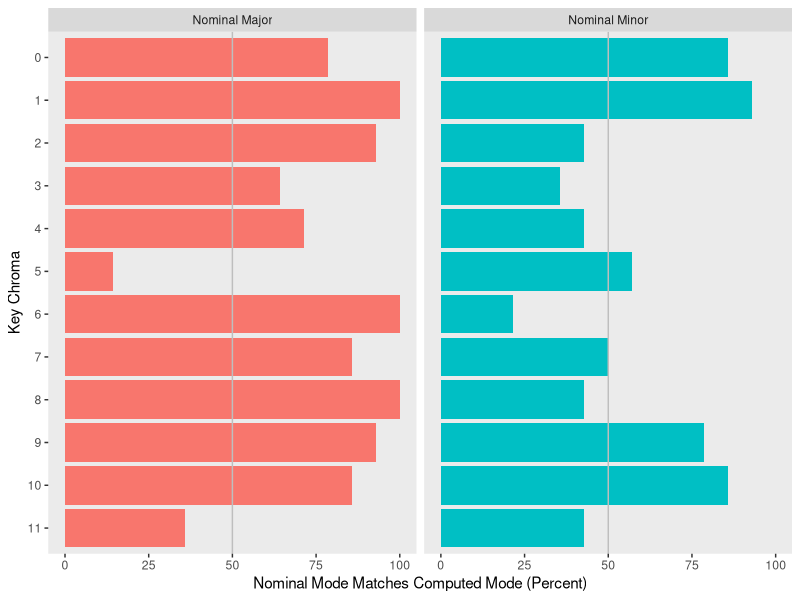
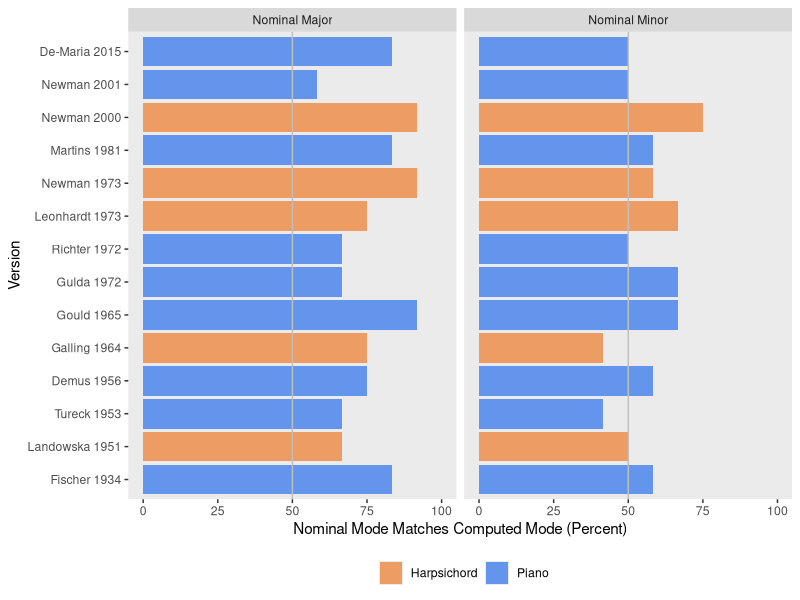
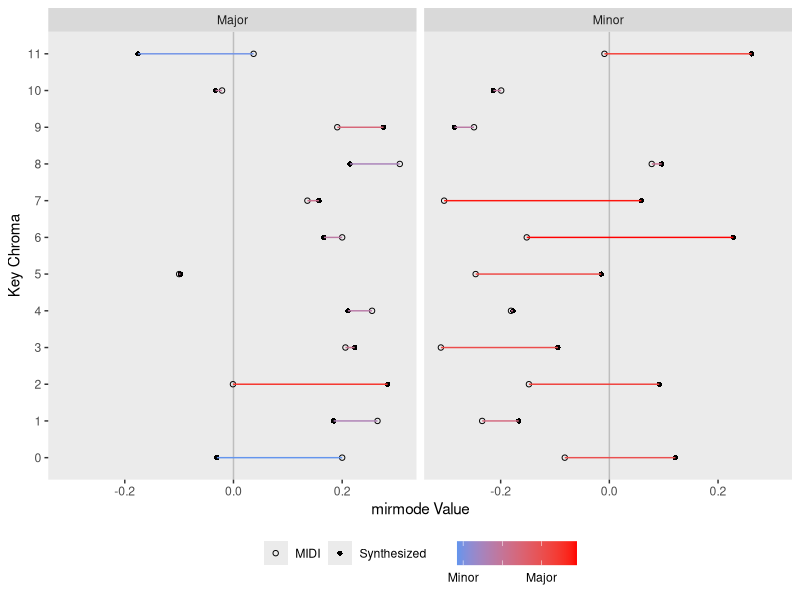
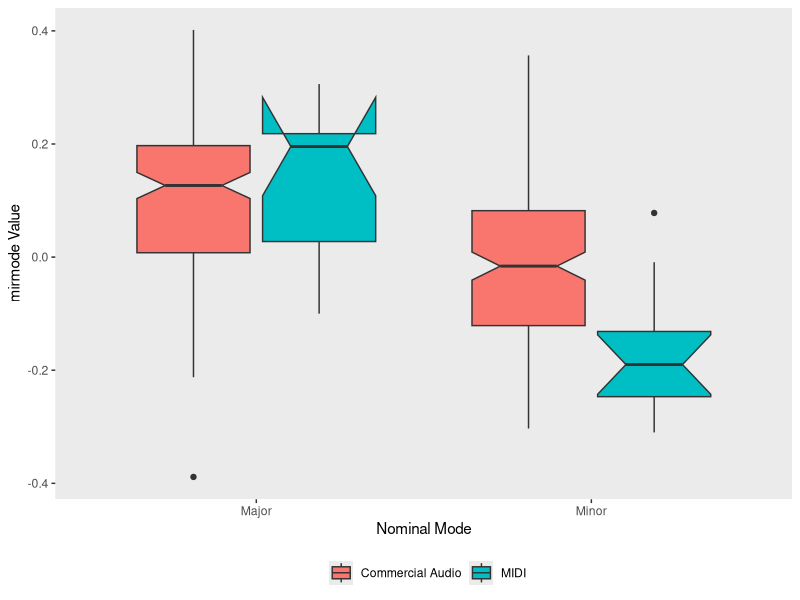
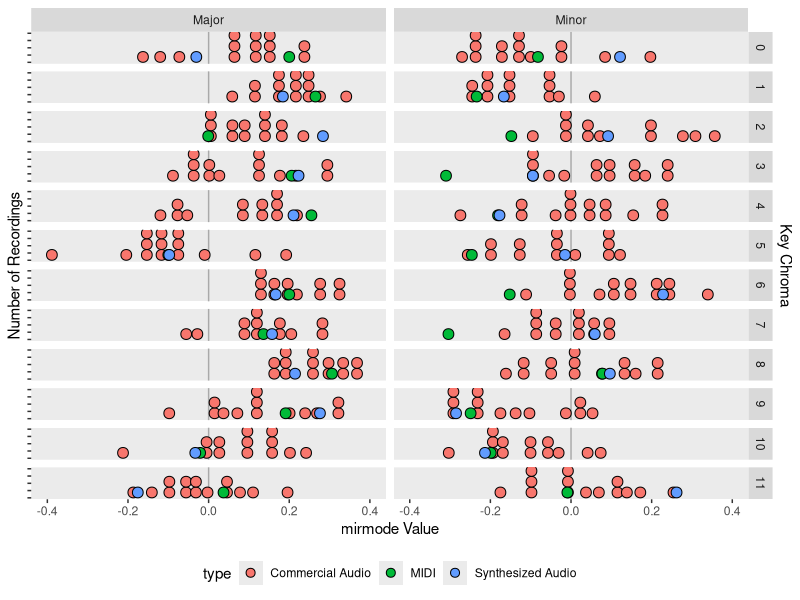
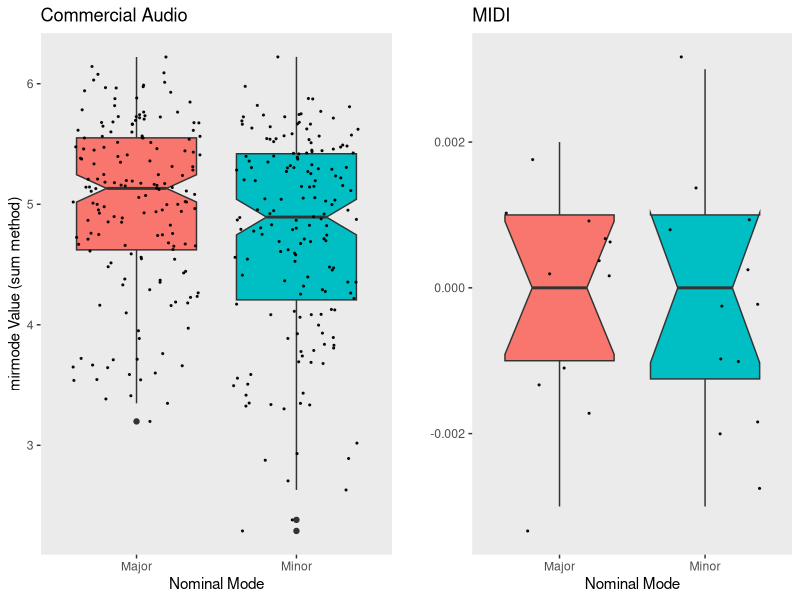
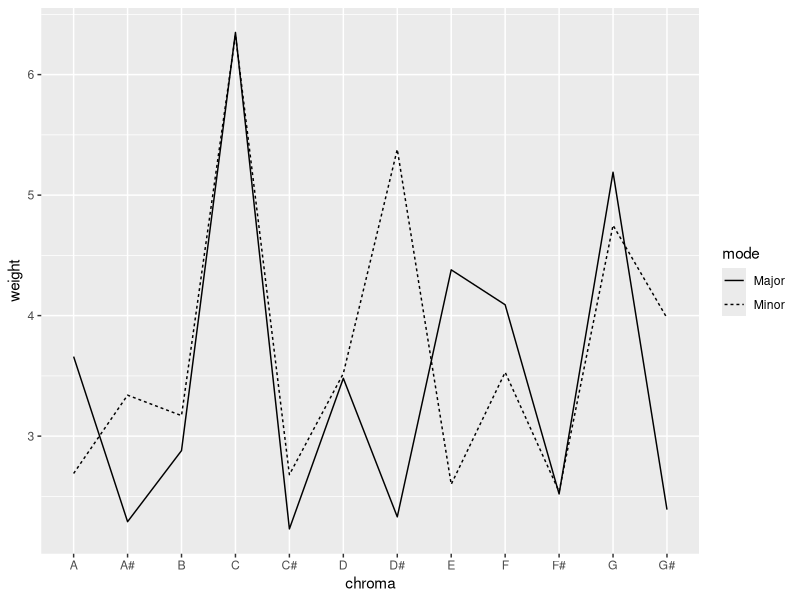
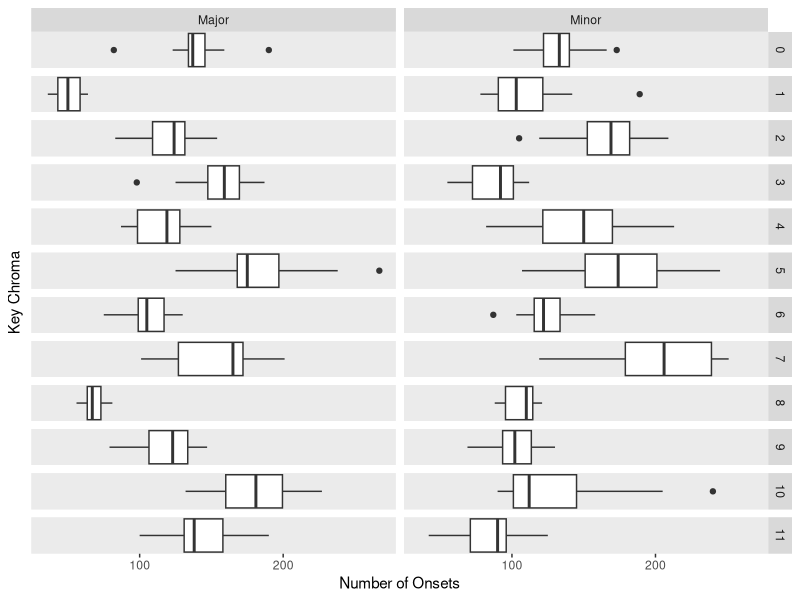

Generate these figures, in order, with R: (Note: this script raises an error after producing the figures.)
## ---- chunk 1
#curl::curl_download("https://mcmasteru365-my.sharepoint.com/:u:/g/personal/swierckj_mcmaster_ca/EcKH5DYXUBJFllOak8qPDbgBwivwP91yYPgLnCmezEfvqA?download=1", paste(getwd(),"/stimuli.zip", sep =""))
#matlabr::run_matlab_script("mirmode_mirtoolbox.m")
## ---- chunk 2
#unlink("stimuli.zip") 
## ---- chunk 3
knitr::opts_chunk$set(echo = FALSE, message = FALSE, warning = FALSE)
library(ggplot2)
library(data.table)
library(ggpubr)
dir.create("plots")
dir.create("plots/pcd")
dir.create("plots/chromagrams")
dir.create("plots/prelude_dotplots")
###############################################################################
# Metadata
metadata <- data.frame(read.csv("data/metadata.csv",
                                          header = TRUE))
metadata_table <- data.frame(metadata$Artist,
                             metadata$Year.Recorded,
                             metadata$Year.Released,
                             metadata$Instrument)
metadata_table <- metadata_table[-c(1),]
metadata_table <- metadata_table[order(as.numeric(metadata_table$metadata.Year.Recorded)),]
setnames(metadata_table, names(metadata_table), c("Artist", 
                                                  "Year Recorded",
                                                  "Year Released",
                                                  "Instrument"))
###############################################################################
# MIRtoolbox Data
mir_datafull <- data.frame(read.csv("data/MIRtoolbox_mirmode.csv", header = TRUE))
mir_data <- data.frame(mir_datafull$filename)
names(mir_data)[names(mir_data) == 'mir_datafull.filename'] <- 'filename'
mir_data$artist  <- mir_datafull$artist
mir_data$performance  <- mir_datafull$performance
mir_data$chroma  <- mir_datafull$chroma
mir_data$mode  <- mir_datafull$mode
mir_data$mode_val  <- mir_datafull$mode_val
mir_data$mode_valsum  <- mir_datafull$mode_valsum
mir_data$key <- paste(mir_data$chroma, mir_data$mode)
mir_data$instrument <- substr(mir_data$performance, 1, 1)
mir_data$instrument[mir_data$instrument == "H"] <- "Harpsichord" 
mir_data$instrument[mir_data$instrument == "P"] <- "Piano" 
mir_data$instrument[mir_data$instrument == "S"] <- "Synthesized" 
metadata$Album <- paste(metadata$Surname, metadata$Performance)
for (ind in seq_len(nrow(mir_data))) {
  mir_data$year[ind] <- subset(metadata, Album == paste(mir_data$artist[ind], mir_data$performance[ind]))$Year.Recorded
}
mir_data$album <- paste(mir_data$artist, mir_data$year)
for (ind in seq_len(nrow(mir_data))) {
  mir_data$artist_fullname[ind] <- subset(metadata, Surname == mir_data$artist[ind])$Artist[1]
}
###############################################################################
# Commercial Audio Data
audio_data <- mir_data[!(mir_data$instrument == "Synthesized"),]
###############################################################################
# Synth Data
synth_data <- subset(mir_data, instrument == "Synthesized")
###############################################################################
# MIDI Data
midi_datafull <- data.frame(read.csv("data/MIDI_data.csv", header = TRUE))
midi_data <- data.frame(midi_datafull$filename)
names(midi_data)[names(midi_data) == 'midi_datafull.filename'] <- 'filename'
midi_data$artist <- midi_datafull$artist            
midi_data$chroma <- midi_datafull$chroma
midi_data$mode <- midi_datafull$mode
midi_data$mode_val <- midi_datafull$mode_val 
midi_data$mode_valsum <- midi_datafull$mode_valsum
midi_data$key <- paste(midi_data$chroma, midi_data$mode)
midi_data$album <- "MIDI"
midi_data$performance <- "M1"
midi_data$year <- "N/A"
midi_data$instrument <- "MIDI"
midi_data$artist_fullname <- "MIDI"
###############################################################################
# All Data
all_data <- rbind(mir_data, midi_data)
###############################################################################
# Onset Data
onset_data <- data.frame(read.csv("data/MIRtoolbox_onsets.csv", header = TRUE))
onset_data$key <- paste(onset_data$chroma, onset_data$mode)
onset_data$album <- paste(onset_data$performer, "_", onset_data$performance,
                          sep = "")
###############################################################################
# Tables
table_data <- data.frame(audio_data$album, audio_data$mode, audio_data$chroma,
                         audio_data$key, audio_data$instrument, audio_data$year, audio_data$mode_val)
table_data$audio_data.mode_val[table_data$audio_data.mode_val > 0] <- "Major"
table_data$audio_data.mode_val[table_data$audio_data.mode_val < 0] <- "Minor"
setnames(table_data, names(table_data), c("Album", "Mode", "Chroma", "Key",              
                                          "Instrument", "Year", "Calculated Mode"))
###############################################################################
# Kern data not included due to inconsistencies: 
# Not a big dela since MIDI does more or less the same thing.
# TODO: figure out why kern is inconcistent (likely due to music21).                                     
## ---- chunk 4
#| label: tbl-metadata
#| tbl-cap: "Metadata of 13 commercial audio recordings included in analysis."
knitr::kable(metadata_table,
             padding = 0,
             row.names=FALSE)
## ---- chunk 5
#| label: tbl-nomVcalc
#| tbl-cap: "Calculated mode of MIDI and Synthesize Audio preludes compared to the nominal mode."
# Overall
# Total Correct Major
majt <- round((sum(subset(table_data, 
                          Mode == "Major")$"Calculated Mode" == "Major",
                  na.rm = TRUE) /
                  length(subset(table_data,
                                Mode == "Major")$"Calculated Mode"))
                  * 100, 3)
# Total Incorrect Major
majf <- round((sum(subset(table_data,
                          Mode == "Major")$"Calculated Mode" == "Minor",
                  na.rm = TRUE) /
                  length(subset(table_data, 
                                Mode == "Major")$"Calculated Mode"))
                  * 100, 3)
# Total Correct Minor
mint <- round((sum(subset(table_data,
                          Mode == "Minor")$"Calculated Mode" == "Minor",
                  na.rm = TRUE) /
                  length(subset(table_data, 
                                Mode == "Minor")$"Calculated Mode"))
                  * 100, 3)
# Total Incorrect Minor
minf <- round((sum(subset(table_data, 
                          Mode == "Minor")$"Calculated Mode" == "Major",
                  na.rm = TRUE) /
                  length(subset(table_data, 
                                Mode == "Minor")$"Calculated Mode"))
                  * 100, 3)
test2 <- data.frame(c(majt, majf), c(mint, minf))
row.names(test2) <- c("Computed Major", "Computed Minor")
setnames(test2, names(test2), c("Nominal Major", "Nominal Minor"))
###############################################################################
knitr::kable(test2,
             padding = 0)
## ---- chunk 6
piece_correct <- data.frame()
for (key in unique(subset(table_data, Mode == "Major")$Key)) {
        piece_correct[nrow(piece_correct) + 1, 1:3] <- 
        c(substr(key, 1, 2),
        "Nominal Major",
        round(sum(subset(table_data, Key == key)$"Calculated Mode" == "Major") /
        length(unique(table_data$Album)) * 100, 3))
}
for (key in unique(subset(table_data, Mode == "Minor")$Key)) {
        piece_correct[nrow(piece_correct) + 1, 1:3] <- 
        c(substr(key, 1, 2),
        "Nominal Minor",
        round(sum(subset(table_data, Key == key)$"Calculated Mode" == "Minor") /
        length(unique(table_data$Album)) * 100, 3))
}
setnames(piece_correct, names(piece_correct), c("prelude_chroma",
                                                "nom_mode",
                                                "val"))
###############################################################################
ggplot(piece_correct, aes(y = as.factor(as.numeric(prelude_chroma)))) + 
        geom_bar(aes(weight = as.numeric(val), fill = nom_mode),
                     position = position_stack(reverse = TRUE),
                     show.legend = FALSE) +
        facet_grid(~nom_mode) +
        scale_y_discrete(limits=rev) +
        labs(x = "Nominal Mode Matches Computed Mode (Percent)", 
             y = "Key Chroma") +
        theme(panel.grid.major = element_blank(),
              panel.grid.minor = element_blank()) +
        geom_vline(xintercept = 50, color = "gray")
## ---- chunk 7
album_correct <- data.frame()
for (album in unique(subset(table_data, Mode == "Major")$Album)) {
        album_correct[nrow(album_correct) + 1, 1:5] <- 
        c(album,
        "Nominal Major",
        unique(subset(table_data, Album == album)$Instrument),
        unique(subset(table_data, Album == album)$Year),
        round(sum(subset(subset(table_data, Album == album),
                Mode == "Major")$"Calculated Mode" == "Major") /
        12 * 100, 3))
}
for (album in unique(subset(table_data, Mode == "Minor")$Album)) {
        album_correct[nrow(album_correct) + 1, 1:5] <- 
        c(album,
        "Nominal Minor",
        unique(subset(table_data, Album == album)$Instrument),
        unique(subset(table_data, Album == album)$Year),
        round(sum(subset(subset(table_data, Album == album),
                Mode == "Minor")$"Calculated Mode" == "Minor") /
        12 * 100, 3))
}
setnames(album_correct, names(album_correct), c("album",
                                                "nom_mode",
                                                "ins",
                                                "year",
                                                "val"))
album_correct <- album_correct[order(album_correct$year),]
## ---- chunk 8
ggplot(album_correct, aes(y = reorder(album, as.numeric(year)), fill = ins)) +
        geom_bar(aes(weight = as.numeric(val))) +
        facet_grid(~nom_mode) +
        labs(x = "Nominal Mode Matches Computed Mode (Percent)", 
             y = "Version",
             fill = "") +
        xlim(0, 100) +
        theme(panel.grid.major = element_blank(),
              panel.grid.minor = element_blank(),
              legend.position = "bottom") +
        scale_fill_manual("", values = c("#ed9d64", "#6495ed")) +
        geom_vline(xintercept = 50, color = "gray")
## ---- chunk 9
midi_table <- midi_data
midi_table$mode_calculated <- ifelse(midi_table$mode_val > 0, "Major", "Minor")
midi_calc <- data.frame(c(sum(subset(midi_table, mode == "Major")$mode_calculated == "Major", na.rm = TRUE),
                        sum(subset(midi_table, mode == "Major")$mode_calculated == "Minor", na.rm = TRUE)),
                        c(sum(subset(midi_table, mode == "Minor")$mode_calculated == "Major", na.rm = TRUE),
                        sum(subset(midi_table, mode == "Minor")$mode_calculated == "Minor", na.rm = TRUE)))

row.names(midi_calc) <- c("Computed Major", "Computed Minor")
setnames(midi_calc, names(midi_calc), c("Nominal Major", "Nominal Minor"))

synth_data$mode_calculated <- ifelse(synth_data$mode_val > 0, "Major", "Minor")
synth_calc <- data.frame(c(sum(subset(synth_data, mode == "Major")$mode_calculated == "Major", na.rm = TRUE),
                        sum(subset(synth_data, mode == "Major")$mode_calculated == "Minor", na.rm = TRUE)),
                        c(sum(subset(synth_data, mode == "Minor")$mode_calculated == "Major", na.rm = TRUE),
                        sum(subset(synth_data, mode == "Minor")$mode_calculated == "Minor", na.rm = TRUE)))
## ---- chunk 10
midi_synth2 <- subset(all_data, instrument == "MIDI" | instrument == "Synthesized")
for (ind in seq_len(nrow(midi_synth2))) {
  midi_synth2$delta[ind] <- midi_synth2$mode_val[ind] - subset(midi_data, key == midi_synth2$key[ind])$mode_val
}
test6 <- c(ifelse(midi_synth2$delta > 0, "red", "blue"))
###############################################################################
ggplot(midi_synth2, aes(mode_val, as.factor(chroma))) + 
geom_vline(xintercept = 0, color = "gray") +
geom_point(aes(shape = factor(instrument))) +
scale_shape_manual(values=c(1, 16)) +
labs(x = "mirmode Value", y = "Key Chroma") +
theme(legend.title = element_blank(),
      panel.grid.major = element_blank(),
      panel.grid.minor = element_blank(),
      legend.position = "bottom") +
geom_path(aes(color = delta)) +
scale_colour_gradient(labels = c("Minor", "", "Major", ""), low = "cornflowerblue", high = "#FF0000") +
facet_grid( ~ mode)
## ---- chunk 11
audio_databuf <- audio_data
midi_databuf <- midi_data
audio_databuf$type <- "Commercial Audio"
midi_databuf$type <- "MIDI"
midi_databuf <- midi_databuf[ , order(names(midi_databuf))]
audio_databuf <- audio_databuf[ , order(names(audio_databuf))]
boxplot_databuf <- rbind(midi_databuf, audio_databuf)
###############################################################################
ggplot(boxplot_databuf, aes(x = mode, y = mode_val, fill = type)) +
        geom_boxplot(notch = TRUE) +
        labs(x = "Nominal Mode", y = "mirmode Value") +
        #geom_jitter() +
        theme(legend.position = "bottom", panel.grid.major = element_blank(), panel.grid.minor = element_blank()) +
        labs(x = "Nominal Mode", y = "mirmode Value") + 
        guides(fill=guide_legend(title=""))
## ---- chunk 12
bigplot <- all_data
bigplot$type <- ifelse(bigplot$album == "MIDI", "MIDI", ifelse(bigplot$album == "De-Maria N/A", "Synthesized Audio", "Commercial Audio"))
###############################################################################
ggplot(bigplot, aes(x = mode_val, fill = type)) +
        geom_vline(xintercept = 0, color = "dark gray") +
        geom_dotplot() +
        labs(x = "mirmode Value", y = "Number of Recordings") +
        xlim(c(-0.4, 0.4)) +
        theme(legend.position = "bottom") +
        facet_grid(chroma~mode) +
        theme(axis.text.y = element_blank(), panel.grid.major = element_blank(), panel.grid.minor = element_blank()) +
        scale_y_continuous(sec.axis = sec_axis(~ . , name = "Key Chroma", breaks = NULL, labels = NULL))
## ---- chunk 13
ggarrange(ggplot(audio_data, aes(x = mode, y = mode_valsum, fill = mode)) +
                geom_boxplot(notch = TRUE) +
                labs(title = "Commercial Audio", x = "Nominal Mode", 
                                      y = "mirmode Value (sum method)") +
                geom_jitter(color = "black", size=0.4, alpha=0.9) +
                theme(legend.position = "none", panel.grid.major = element_blank(), panel.grid.minor = element_blank()),
          ggplot(midi_data, aes(x = mode, y = mode_valsum, fill = mode)) +
                geom_boxplot(notch = TRUE) +
                theme(legend.position = "none", panel.grid.major = element_blank(), panel.grid.minor = element_blank()) +
                geom_jitter(color = "black", size=0.4, alpha=0.9) +
                labs(title = "MIDI", x = "Nominal Mode", y = ""))
## ---- chunk 14
krum <- data.frame(read.csv("data/krum.csv",
                            header = TRUE))
###############################################################################
ggplot(krum, aes(x = chroma, y = weight, group = mode)) +
        geom_line(aes(linetype = mode))

# HOW MANY WERE CORRECT KEY WISE
# HOW MANY WENT TO THE RELATIVE 
## ---- chunk 15
#| label: tbl-onsetdev
#| tbl-cap: "Onset Standard Deviations"
# SDs for each prelude onsets
ONpiece_sd <- data.frame()
for (piece in unique(onset_data$key)) {
        ONpiece_sd[nrow(ONpiece_sd) + 1, 1:3] <- c(piece,
        round(sd(subset(onset_data, key == piece)$onsets), 3),
        round(mean(subset(onset_data, key == piece)$onsets), 3))
}
setnames(ONpiece_sd, names(ONpiece_sd), c("Piece", "Standard Deviation", "Mean"))
ONpiece_sd$"Coefficient of Variation" <- round(as.numeric(ONpiece_sd$"Standard Deviation") / as.numeric(ONpiece_sd$Mean), 3)
knitr::kable(ONpiece_sd,
             padding = 0)
## ---- chunk 16
#| label: tbl-onsetratedev
#| tbl-cap: "Onset Rate Standard Deviations"
# SDs for each prelude onsetrate
ONRpiece_sd <- data.frame()
for (piece in unique(onset_data$key)) {
        ONRpiece_sd[nrow(ONRpiece_sd) + 1, 1:3] <- c(piece,
        round(sd(subset(onset_data, key == piece)$onsetrate), 3),
        round(mean(subset(onset_data, key == piece)$onsetrate), 3))
}
setnames(ONRpiece_sd, names(ONRpiece_sd), c("Piece", "Standard Deviation", "Mean"))
ONRpiece_sd$"Coefficient of Variation" <- round(as.numeric(ONRpiece_sd$"Standard Deviation") / as.numeric(ONRpiece_sd$Mean), 3)
knitr::kable(ONRpiece_sd,
             padding = 0)
## ---- chunk 17
#| label: tbl-mirmodedev
#| tbl-cap: "mirmode Standard Deviations"
# SDs for each prelude mirmode
piece_sd <- data.frame()
for (piece in unique(mir_data$key)) {
        piece_sd[nrow(piece_sd) + 1, 1:3] <- c(piece,
        round(sd(subset(mir_data, key == piece)$mode_val), 3),
        round(mean(subset(mir_data, key == piece)$mode_val), 3))
}
setnames(piece_sd, names(piece_sd), c("Piece", "Standard Deviation", "Mean"))
piece_sd$"Coefficient of Variation" <- round(as.numeric(piece_sd$"Standard Deviation") / as.numeric(piece_sd$Mean), 3)
knitr::kable(piece_sd,
             padding = 0)
## ---- chunk 18
ggplot(onset_data, aes(x = onsets)) +
        geom_boxplot(notch = FALSE) +
        facet_grid(chroma ~ mode) +
        labs(x = "Number of Onsets", y = "Key Chroma") +
        theme(panel.grid.major = element_blank(),
        panel.grid.minor = element_blank(),
        axis.text.y = element_blank(),
        axis.ticks.y = element_blank())
ggplot(onset_data, aes(x = onsetrate)) +
        geom_boxplot(notch = FALSE) +
        facet_grid(chroma ~ mode) +
        labs(x = "Onset Rate", y = "Key Chroma") +
        theme(panel.grid.major = element_blank(),
        panel.grid.minor = element_blank(),
        axis.text.y = element_blank(),
        axis.ticks.y = element_blank())
ggplot(mir_data, aes(x = mode_val)) +
        geom_boxplot(notch = FALSE) +
        facet_grid(chroma ~ mode) +
        labs(x = "mirmode Value", y = "Key Chroma") +
        theme(panel.grid.major = element_blank(),
        panel.grid.minor = element_blank(),
        axis.text.y = element_blank(),
        axis.ticks.y = element_blank())
## ---- chunk 19
#TODO: FIX FILE NAMES FOR CHROMAGRAMS
###############################################################################
# Pitch Class Distributions for MIDI files.
for (ind in seq_len(nrow(midi_data))) {
        title <- gsub(" ", "", paste(midi_data$album[ind],
                                     midi_data$chroma[ind],
                                     midi_data$mode[ind]))
        png(file = paste("plots/pcd/", title, "_pcd", ".png", sep = ""))
        chroma_mag <- c()
        for (column in 8:19) {
        chroma_mag <- c(chroma_mag, midi_datafull[ind, column])
        }
        barplot(chroma_mag,
                names.arg = 0:11,
                xlab = "Chroma",
                ylab = "Chroma Proportion",
                main = gsub(" ", "", paste(title, ":", "PCD")),
                ylim = c(0, max(chroma_mag)),
                col = "cornflowerblue")
        dev.off()
        }
###############################################################################
# Chromagrams for Commercial Audio.
mir_chromagram <- mir_datafull
names(mir_chromagram)[names(mir_chromagram == 'mir_datafull.filename')] <- 'filename'
mir_chromagram$artist  <- mir_datafull$artist
mir_chromagram$performance  <- mir_datafull$performance
mir_chromagram$chroma  <- mir_datafull$chroma
mir_chromagram$mode  <- mir_datafull$mode
mir_chromagram$key <- paste(mir_chromagram$chroma, mir_chromagram$mode)
mir_chromagram$album <- paste(mir_chromagram$artist, mir_chromagram$year)
for (ind in seq_len(nrow(mir_chromagram))) {
  mir_chromagram$artist_fullname[ind] <- subset(metadata, Surname == mir_chromagram$artist[ind])$Artist[1]
}
for (ind in seq_len(nrow(mir_chromagram))) {
        title <- paste(mir_chromagram$album[ind],
                 "_",
                 mir_chromagram$key[ind],
                 "_Chromagram",
                 sep = "")
        chroma_mag <- data.frame(magnitude = as.vector(as.matrix(mir_chromagram[ind,8:19])), chroma = as.factor(0:11))
        ggplot(chroma_mag, aes(x = chroma, y = magnitude)) +
               geom_bar(stat='identity') +
               labs(y = "Magnitude",
                    x = "Chroma",
                    title = title) +
               theme(panel.grid.major = element_blank(),
                     panel.grid.minor = element_blank())
        ggsave(paste("plots/chromagrams/", title, ".png", sep = ""))
}
###############################################################################
# Individual Prelude Dotplots
keys <- c()
for (mode in c("Major", "Minor")) {
        for (pc in 0:11) {
            keys <- c(keys, paste(pc, mode, sep = " "))
        }
    }
for (key_n in keys) {
    png(file = (gsub(" ", "", paste("./plots/prelude_dotplots/",
                                    key_n,
                                    "_dotplot", ".png"))))
    dotchart(subset(mir_data, key == key_n)$mode_val,
             labels = subset(mir_data, key == key_n)$album,
             xlim = c(-0.5, 0.5),
             pch = 21, bg = "cornflowerblue", pt.cex = 1.5,
             main = paste("Bach Prelude", key_n, ": mirmode"),
             xlab = "mirmode Value",
             ylab = "Performance")
             abline(v = 0, col = "gray")
    dev.off()
}
